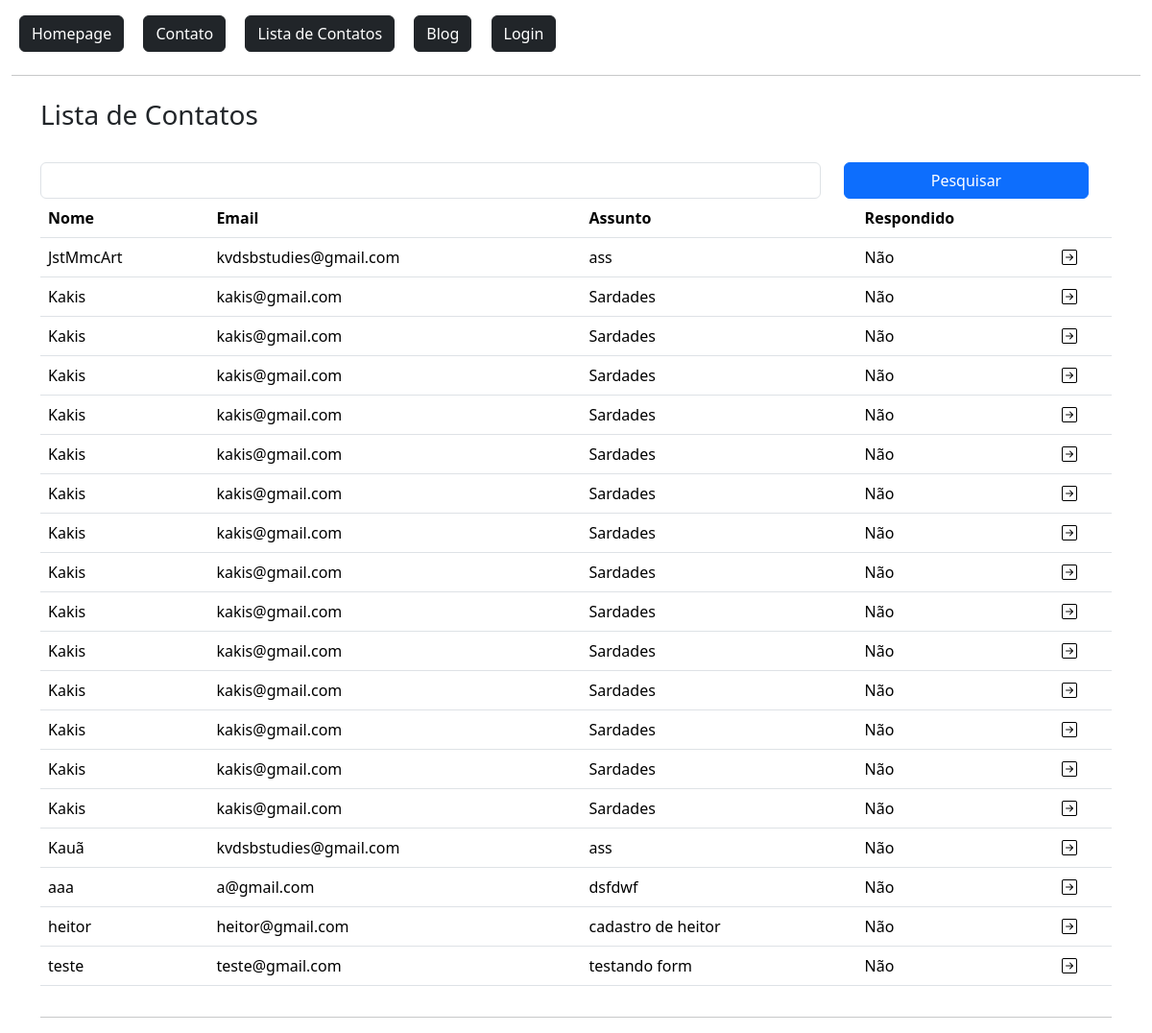
The app's page /contato/lista/, older data.
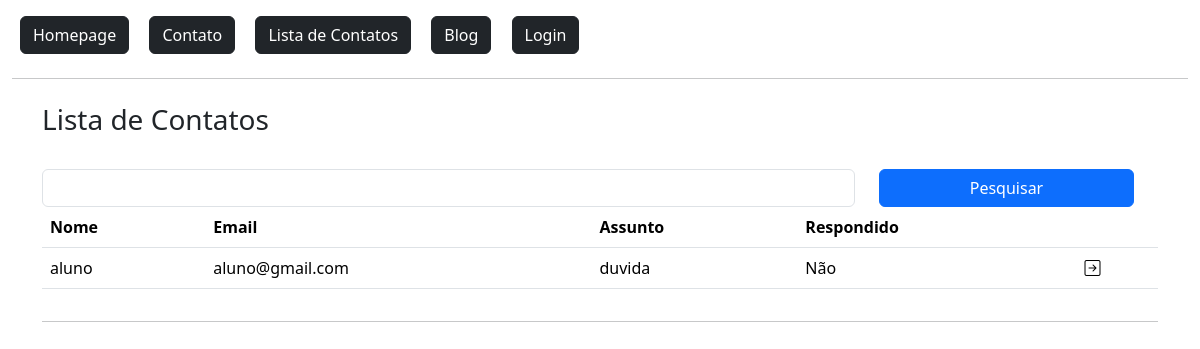
The same page, newer data.
### flaskLearn/models.py (models this page shows)
class Contato(db.Model):
    id = db.Column(db.Integer, primary_key=True)
    data_envio = db.Column(db.DateTime, default=datetime.now())
    nome = db.Column(db.String, nullable=True)
    email = db.Column(db.String, nullable=True)
    assunto = db.Column(db.String, nullable=True)
    mensagem = db.Column(db.String, nullable=True)
    respondido = db.Column(db.Integer, default=0)

### flaskLearn/routes.py (the view)
@app.route('/contato/lista/')
def contatoLista():
    if request.method == 'GET':
        pesquisa = request.args.get('pesquisa', '') #Caso nao ache informacao correspondente, retorna nulo.
    dados = Contato.query.order_by('nome')
    if pesquisa != '':
        dados = dados.filter_by(nome=pesquisa) #Filtra a coluna nome para receber nomes iguais a pesquisa.
    context = {'dados': dados.all()}
    return render_template('contato/contato_lista.html', context=context)

### flaskLearn/templates/contato/contato_lista.html (shortened to what this page needs)
{% extends 'baseTemplate/base.html' %}
{% block content %}
    {% include 'baseTemplate/nav.html' %}
    <div class="container">
        <div class="row mt-4">
            <h3>Lista de Contatos</h3>
            <form method="get" class="row mt-4">
                <div class="col-9">
                    <input type="text" name="pesquisa" id="" class="form-control">
                </div>
                <div class="col-3">
                    <button type="submit" class="btn btn-primary col-12">
                        Pesquisar
                    </button>
                </div>
            </form>
            <div class="col-12">
                <table class="table">
                    <thead>
                        <tr>
                            <th>Nome</th>
                            <th>Email</th>
                            <th>Assunto</th>
                            <th>Respondido</th>
                            <th></th>
                        </tr>
                    </thead>
                    <tbody>
                        {% for linha in context['dados'] %}
                            <tr>
                                <td>{{linha.nome}}</td>
                                <td>{{linha.email}}</td>
                                <td>{{linha.assunto}}</td>
                                <td>
                                    {% if linha.respondido == 1 %}
                                        Sim
                                    {% elif linha.respondido == 0 %}
                                        Não
                                    {% else %}
                                        Erro
                                    {% endif %}
                                </td>
                                <td>
                                    <a href="{{ url_for('contatoDetail', id=linha.id) }}">
                                        <i class="bi bi-arrow-right-square text-black"></i>
                                    </a>
                                </td>
                            </tr>
                        {% endfor %}
                    </tbody>
                </table>
            </div>
        </div>
        <hr>
    </div>
{% endblock %}

### flaskLearn/templates/baseTemplate/base.html (shortened to what this page needs)
<!DOCTYPE html>
<html lang="en">
<head>
    <link href="https://cdn.jsdelivr.net/npm/bootstrap@5.3.3/dist/css/bootstrap.min.css" rel="stylesheet">
    <link rel="stylesheet" href="https://cdn.jsdelivr.net/npm/bootstrap-icons@1.11.3/font/bootstrap-icons.min.css">
</head>
<body>
    <section class="container-fluid mt-2">
        {% block content %}
        {% endblock %}
    </section>
</body>
</html>

### flaskLearn/templates/baseTemplate/nav.html
<a href="{{url_for('homepage')}}" class="btn btn-dark m-2">
    Homepage
</a>
<a href="{{url_for('contato')}}" class="btn btn-dark m-2">
    Contato
</a>
<a href="{{url_for('contatoLista')}}" class="btn btn-dark m-2">
    Lista de Contatos
</a>
<a href="{{url_for('editorBlog')}}" class="btn btn-dark m-2">
    Blog
</a>
{% if current_user.is_authenticated %}
    <span class="btn btn-dark m-2">
        {{ current_user.nome }} {{ current_user.sobrenome }}
    </span>
    <a href="{{ url_for('logout') }}" class="btn btn-dark m-2">
        Sair
    </a>
{% else %}
    <a href="{{url_for('login')}}" class="btn btn-dark m-2">
        Login
    </a>
{% endif %}
<hr>

Row changes from the older to the newer data that the page shows:
removed Contato: nome "JstMmcArt", email "kvdsbstudies@gmail.com", assunto "ass", respondido "Não"
removed Contato: nome "Kakis", email "kakis@gmail.com", assunto "Sardades", respondido "Não"
removed Contato: nome "Kakis", email "kakis@gmail.com", assunto "Sardades", respondido "Não"
removed Contato: nome "Kakis", email "kakis@gmail.com", assunto "Sardades", respondido "Não"
removed Contato: nome "Kakis", email "kakis@gmail.com", assunto "Sardades", respondido "Não"
removed Contato: nome "Kakis", email "kakis@gmail.com", assunto "Sardades", respondido "Não"
removed Contato: nome "Kakis", email "kakis@gmail.com", assunto "Sardades", respondido "Não"
removed Contato: nome "Kakis", email "kakis@gmail.com", assunto "Sardades", respondido "Não"
removed Contato: nome "Kakis", email "kakis@gmail.com", assunto "Sardades", respondido "Não"
removed Contato: nome "Kakis", email "kakis@gmail.com", assunto "Sardades", respondido "Não"
removed Contato: nome "Kakis", email "kakis@gmail.com", assunto "Sardades", respondido "Não"
removed Contato: nome "Kakis", email "kakis@gmail.com", assunto "Sardades", respondido "Não"
removed Contato: nome "Kakis", email "kakis@gmail.com", assunto "Sardades", respondido "Não"
removed Contato: nome "Kakis", email "kakis@gmail.com", assunto "Sardades", respondido "Não"
removed Contato: nome "Kauã", email "kvdsbstudies@gmail.com", assunto "ass", respondido "Não"
removed Contato: nome "aaa", email "a@gmail.com", assunto "dsfdwf", respondido "Não"
removed Contato: nome "heitor", email "heitor@gmail.com", assunto "cadastro de heitor", respondido "Não"
removed Contato: nome "teste", email "teste@gmail.com", assunto "testando form", respondido "Não"
changed Contato: nome "Kakis" → "aluno"; email "kakis@gmail.com" → "aluno@gmail.com"; assunto "Sardades" → "duvida"
